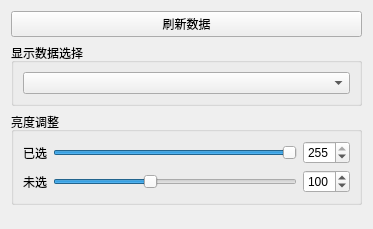
<?xml version="1.0" encoding="UTF-8"?>
<ui version="4.0">
 <class>ContextPreservingShowView</class>
 <widget class="QWidget" name="ContextPreservingShowView">
  <property name="geometry">
   <rect>
    <x>0</x>
    <y>0</y>
    <width>373</width>
    <height>229</height>
   </rect>
  </property>
  <property name="windowTitle">
   <string>Form</string>
  </property>
  <layout class="QVBoxLayout" name="verticalLayout">
   <item>
    <widget class="QPushButton" name="refreshModelData">
     <property name="text">
      <string>刷新数据</string>
     </property>
    </widget>
   </item>
   <item>
    <widget class="QGroupBox" name="groupBox_2">
     <property name="title">
      <string>显示数据选择</string>
     </property>
     <layout class="QHBoxLayout" name="horizontalLayout_2">
      <item>
       <widget class="QComboBox" name="chooesdData"/>
      </item>
     </layout>
    </widget>
   </item>
   <item>
    <widget class="QGroupBox" name="groupBox">
     <property name="title">
      <string>亮度调整</string>
     </property>
     <layout class="QFormLayout" name="formLayout">
      <item row="0" column="0">
       <widget class="QLabel" name="label">
        <property name="text">
         <string>已选</string>
        </property>
       </widget>
      </item>
      <item row="1" column="0">
       <widget class="QLabel" name="label_2">
        <property name="text">
         <string>未选</string>
        </property>
       </widget>
      </item>
      <item row="0" column="1">
       <layout class="QHBoxLayout" name="horizontalLayout">
        <item>
         <widget class="QSlider" name="choosedLightSlider">
          <property name="maximum">
           <number>255</number>
          </property>
          <property name="value">
           <number>255</number>
          </property>
          <property name="orientation">
           <enum>Qt::Horizontal</enum>
          </property>
         </widget>
        </item>
        <item>
         <widget class="QSpinBox" name="choosedLightSpinBox">
          <property name="maximum">
           <number>255</number>
          </property>
          <property name="value">
           <number>255</number>
          </property>
         </widget>
        </item>
       </layout>
      </item>
      <item row="1" column="1">
       <layout class="QHBoxLayout" name="horizontalLayout_3">
        <item>
         <widget class="QSlider" name="unChoosedLightSlider">
          <property name="maximum">
           <number>255</number>
          </property>
          <property name="value">
           <number>100</number>
          </property>
          <property name="orientation">
           <enum>Qt::Horizontal</enum>
          </property>
         </widget>
        </item>
        <item>
         <widget class="QSpinBox" name="unChoosedLightSpinBox">
          <property name="maximum">
           <number>255</number>
          </property>
          <property name="value">
           <number>100</number>
          </property>
         </widget>
        </item>
       </layout>
      </item>
     </layout>
    </widget>
   </item>
   <item>
    <spacer name="verticalSpacer">
     <property name="orientation">
      <enum>Qt::Vertical</enum>
     </property>
     <property name="sizeHint" stdset="0">
      <size>
       <width>20</width>
       <height>40</height>
      </size>
     </property>
    </spacer>
   </item>
  </layout>
 </widget>
 <resources/>
 <connections/>
</ui>
